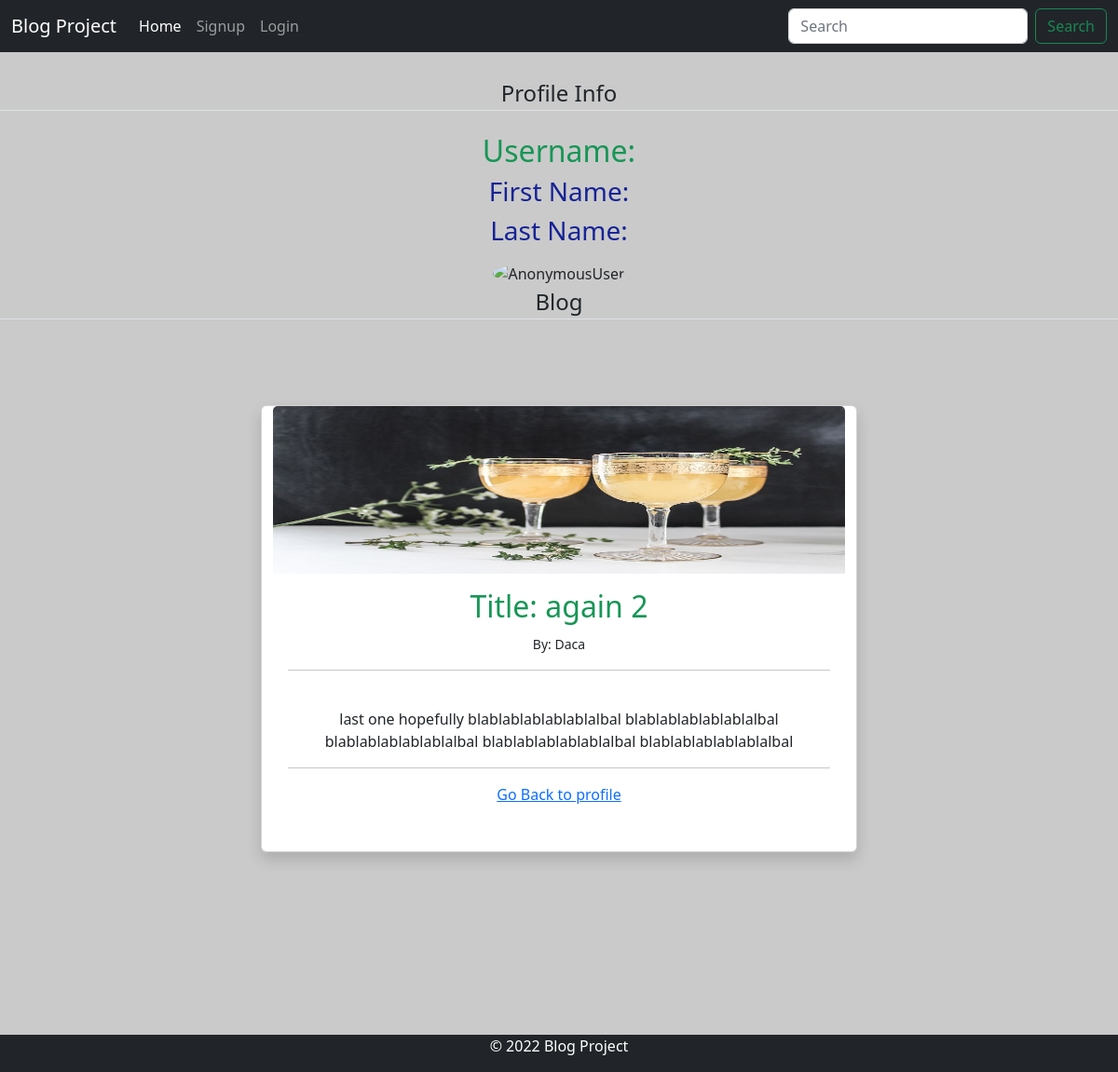
The app's page /blog_app/article/31/ with its own data.
### blog_app/models.py (models this page shows, shortened)
class Post(models.Model):
    title = models.CharField(max_length=200, unique=True)
    author = models.ForeignKey(User, editable=False, on_delete= models.CASCADE,related_name='blog_posts', null=True)
    content = models.TextField()
    status = models.IntegerField(choices=STATUS, default=0)
    created_on = models.DateTimeField(auto_now_add=True)

class UserProfileInfo(models.Model):
    user = models.OneToOneField(User, on_delete=models.CASCADE)
    first_name = models.CharField(("First name"), max_length=50)
    last_name = models.CharField(("Last name"), max_length=50)
    profile_pic = models.ImageField(upload_to = 'profile_pics', blank = True)

### blog_app/views.py (the view)
# urls.py: url(r'^article/(?P<pk>[0-9]+)/$', views.ArticleDetailView.as_view(), name="article"),
class ArticleDetailView(DetailView):
    model = Post
    template_name = 'blog_app/article.html'

### templates/blog_app/article.html (shortened to what this page needs)
{% extends "blog_app/base.html" %}
{% block content %}
    <div class="content-section">
      <div class="media">
        <legend class="border-bottom mb-4">Profile Info</legend>        <div class="media-body">
            <h2 class="account-heading" style="color:rgb(22, 150, 86);">Username: {{ user.username }}</h2>
            <h3>First Name: {{ request.user.first_name }}</h3>
            <h3>Last Name: {{ request.user.last_name }}</h3>
            <img class="rounded-circle article-img" src="{{ user.userprofileinfo.profile_pic.url }}" width='240' alt={{user}}>
        </div>
      </div>
      <form method="POST" enctype="multipart/form-data">
        <fieldset class="form-group">
            <legend class="border-bottom mb-4">Blog</legend>
        </fieldset>
    </form>
    </div >
<div class="container mt-5 mb-3">
    <div class="row">
        <div class="card shadow " style="width: 40rem; height: 30rem;" >
        <img src="{{ post.author.userprofileinfo.profile_pic.url }}" class="card-img-top" alt="..." height="180px">
            <div class="card-body" >
            <h2>Title: {{ post.title }}</h2>
            <small>By: {{ post.author }}</small><br>
            <hr>
            <br>
            {{ post.content }}
            <br>
            <hr>
            <a href="{% url 'user_profile' %}">Go Back to profile</a>
</div>
</div>
</div>
</div>
{% endblock %}

### static/css/basicstyle.css (style rules this page uses)
body { background-color:rgb(202, 202, 202); }
h3 { color:rgb(22, 35, 150); }
h2 { color:rgb(22, 150, 86); }

### static/styles/base.css (style rules this page uses)
body { text-align:center; }
.card { margin: 20px auto; float: none; margin-bottom: 10px; }

### records on screen
Post: author.userprofileinfo.profile_pic (picture), title "again 2", author "Daca", content "last one hopefully blablablablablablalbal blablablablablablalbal blablablablablablalbal blablablablablablalbal blablablablablablalbal"
